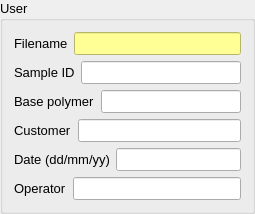
           <widget class="QGroupBox" name="User_Groupbox">
            <property name="font">
             <font>
              <pointsize>10</pointsize>
             </font>
            </property>
            <property name="title">
             <string>User</string>
            </property>
            <property name="flat">
             <bool>true</bool>
            </property>
            <property name="checkable">
             <bool>false</bool>
            </property>
            <layout class="QVBoxLayout" name="verticalLayout_11">
             <item>
              <layout class="QVBoxLayout" name="verticalLayout_2">
               <item>
                <layout class="QHBoxLayout" name="horizontalLayout">
                 <item>
                  <widget class="QLabel" name="label_15">
                   <property name="sizePolicy">
                    <sizepolicy hsizetype="Preferred" vsizetype="Preferred">
                     <horstretch>0</horstretch>
                     <verstretch>0</verstretch>
                    </sizepolicy>
                   </property>
                   <property name="minimumSize">
                    <size>
                     <width>0</width>
                     <height>0</height>
                    </size>
                   </property>
                   <property name="font">
                    <font>
                     <pointsize>10</pointsize>
                    </font>
                   </property>
                   <property name="text">
                    <string>Filename</string>
                   </property>
                  </widget>
                 </item>
                 <item>
                  <widget class="QLineEdit" name="FileName_LE">
                   <property name="sizePolicy">
                    <sizepolicy hsizetype="Expanding" vsizetype="Fixed">
                     <horstretch>0</horstretch>
                     <verstretch>0</verstretch>
                    </sizepolicy>
                   </property>
                   <property name="minimumSize">
                    <size>
                     <width>0</width>
                     <height>0</height>
                    </size>
                   </property>
                   <property name="maximumSize">
                    <size>
                     <width>200</width>
                     <height>16777215</height>
                    </size>
                   </property>
                   <property name="font">
                    <font>
                     <pointsize>10</pointsize>
                    </font>
                   </property>
                   <property name="styleSheet">
                    <string notr="true">background-color: rgb(255, 255, 149);</string>
                   </property>
                   <property name="readOnly">
                    <bool>true</bool>
                   </property>
                  </widget>
                 </item>
                </layout>
               </item>
               <item>
                <layout class="QHBoxLayout" name="horizontalLayout_2">
                 <item>
                  <widget class="QLabel" name="label_16">
                   <property name="sizePolicy">
                    <sizepolicy hsizetype="Preferred" vsizetype="Preferred">
                     <horstretch>0</horstretch>
                     <verstretch>0</verstretch>
                    </sizepolicy>
                   </property>
                   <property name="font">
                    <font>
                     <pointsize>10</pointsize>
                    </font>
                   </property>
                   <property name="text">
                    <string>Sample ID</string>
                   </property>
                  </widget>
                 </item>
                 <item>
                  <widget class="QLineEdit" name="SampleID_LE">
                   <property name="maximumSize">
                    <size>
                     <width>200</width>
                     <height>16777215</height>
                    </size>
                   </property>
                   <property name="font">
                    <font>
                     <pointsize>10</pointsize>
                    </font>
                   </property>
                  </widget>
                 </item>
                </layout>
               </item>
               <item>
                <layout class="QHBoxLayout" name="horizontalLayout_3">
                 <item>
                  <widget class="QLabel" name="label_17">
                   <property name="font">
                    <font>
                     <pointsize>10</pointsize>
                    </font>
                   </property>
                   <property name="text">
                    <string>Base polymer</string>
                   </property>
                  </widget>
                 </item>
                 <item>
                  <widget class="QLineEdit" name="BasePolymer_LE">
                   <property name="maximumSize">
                    <size>
                     <width>200</width>
                     <height>16777215</height>
                    </size>
                   </property>
                   <property name="font">
                    <font>
                     <pointsize>10</pointsize>
                    </font>
                   </property>
                  </widget>
                 </item>
                </layout>
               </item>
               <item>
                <layout class="QHBoxLayout" name="horizontalLayout_4">
                 <item>
                  <widget class="QLabel" name="label_18">
                   <property name="font">
                    <font>
                     <pointsize>10</pointsize>
                    </font>
                   </property>
                   <property name="text">
                    <string>Customer</string>
                   </property>
                  </widget>
                 </item>
                 <item>
                  <widget class="QLineEdit" name="Customer_LE">
                   <property name="maximumSize">
                    <size>
                     <width>200</width>
                     <height>16777215</height>
                    </size>
                   </property>
                   <property name="font">
                    <font>
                     <pointsize>10</pointsize>
                    </font>
                   </property>
                  </widget>
                 </item>
                </layout>
               </item>
               <item>
                <layout class="QHBoxLayout" name="horizontalLayout_5">
                 <item>
                  <widget class="QLabel" name="label_19">
                   <property name="font">
                    <font>
                     <pointsize>10</pointsize>
                    </font>
                   </property>
                   <property name="text">
                    <string>Date (dd/mm/yy)</string>
                   </property>
                  </widget>
                 </item>
                 <item>
                  <widget class="QLineEdit" name="Date_LE">
                   <property name="maximumSize">
                    <size>
                     <width>200</width>
                     <height>16777215</height>
                    </size>
                   </property>
                   <property name="font">
                    <font>
                     <pointsize>10</pointsize>
                    </font>
                   </property>
                  </widget>
                 </item>
                </layout>
               </item>
               <item>
                <layout class="QHBoxLayout" name="horizontalLayout_6">
                 <item>
                  <widget class="QLabel" name="label_20">
                   <property name="font">
                    <font>
                     <pointsize>10</pointsize>
                    </font>
                   </property>
                   <property name="text">
                    <string>Operator</string>
                   </property>
                  </widget>
                 </item>
                 <item>
                  <widget class="QLineEdit" name="Operator_LE">
                   <property name="maximumSize">
                    <size>
                     <width>200</width>
                     <height>16777215</height>
                    </size>
                   </property>
                   <property name="font">
                    <font>
                     <pointsize>10</pointsize>
                    </font>
                   </property>
                  </widget>
                 </item>
                </layout>
               </item>
              </layout>
             </item>
            </layout>
           </widget>
